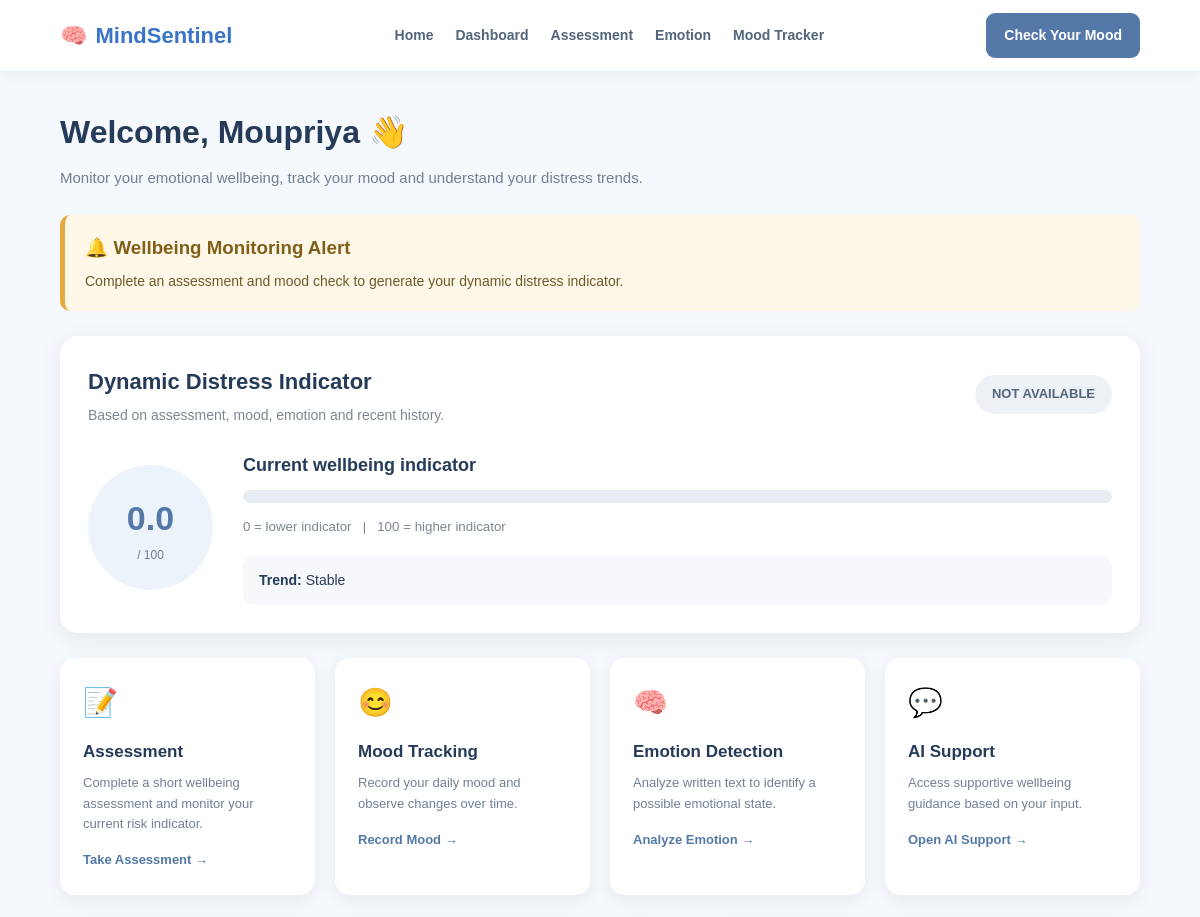
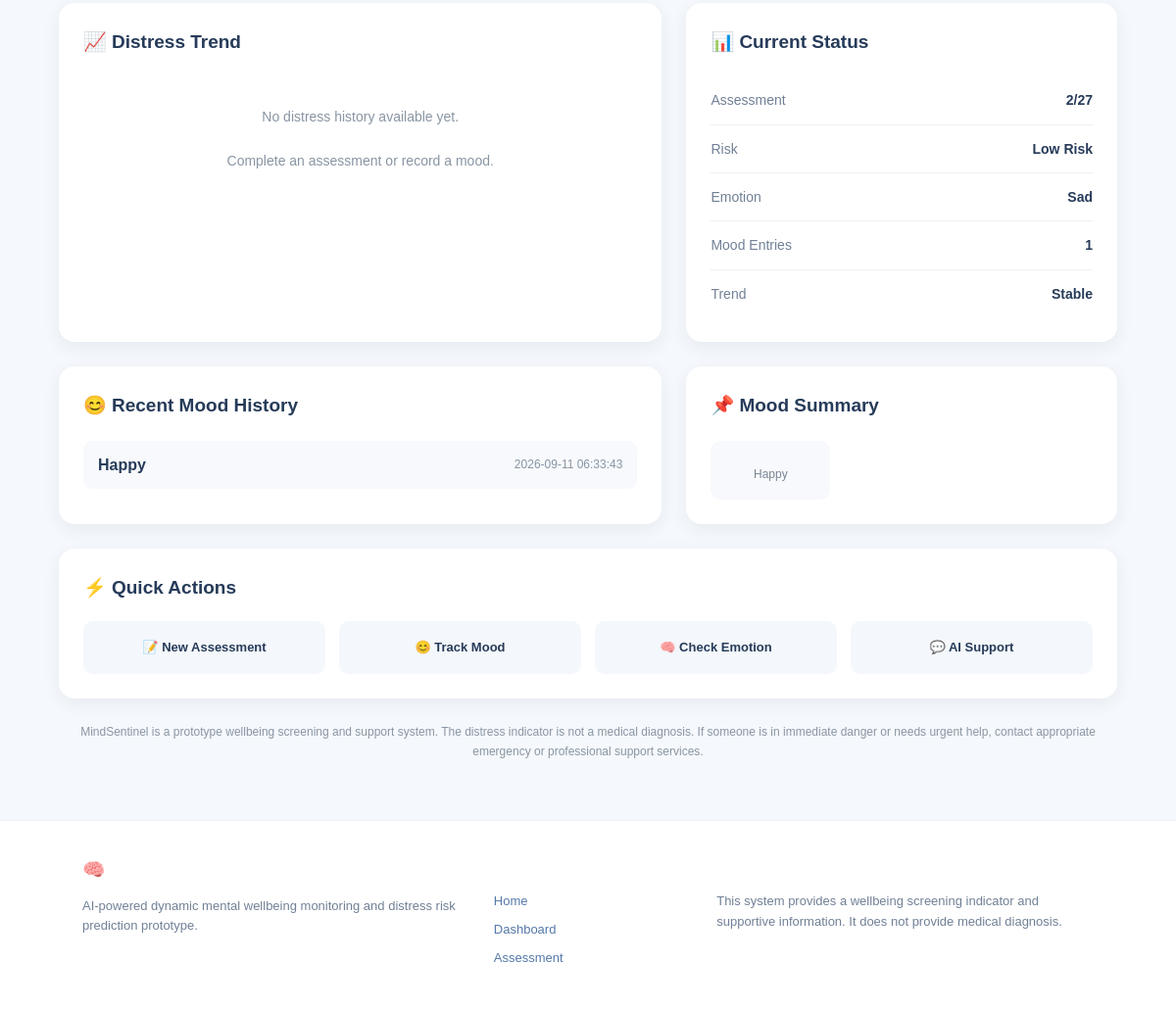
The app's page /dashboard (signed in) with its own data (2 pictures, top to bottom).
### tables this page shows
CREATE TABLE assessments (

            id INTEGER PRIMARY KEY AUTOINCREMENT,

            user_email TEXT NOT NULL,

            score INTEGER NOT NULL,

            risk_level TEXT NOT NULL,

            emotion TEXT NOT NULL,

            created_at
            TIMESTAMP DEFAULT CURRENT_TIMESTAMP

        );

CREATE TABLE emotion_logs (

            id INTEGER PRIMARY KEY AUTOINCREMENT,

            user_email TEXT NOT NULL,

            input_text TEXT NOT NULL,

            detected_emotion TEXT NOT NULL,

            confidence REAL NOT NULL,

            created_at
            TIMESTAMP DEFAULT CURRENT_TIMESTAMP

        );

CREATE TABLE moods (

            id INTEGER PRIMARY KEY AUTOINCREMENT,

            user_email TEXT NOT NULL,

            mood TEXT NOT NULL,

            created_at
            TIMESTAMP DEFAULT CURRENT_TIMESTAMP

        );

### app.py (the view, shortened to what this page needs)
@app.route("/dashboard")
def dashboard():
    user_email = session["user_email"]
    user_name = session.get(
        "user_name",
        "User"
    )
    latest_assessment = get_latest_assessment(
        user_email
    )
    score = get_value(
        latest_assessment,
        "score",
        0
    )
    risk = get_value(
        latest_assessment,
        "risk_level",
        "Not Available"
    )
    assessment_emotion = get_value(
        latest_assessment,
        "emotion",
        "Not Available"
    )
    latest_emotion = get_latest_emotion(
        user_email
    )
    emotion = get_value(
        latest_emotion,
        "detected_emotion",
        assessment_emotion
    )
    mood_count = get_mood_count(
        user_email
    )
    recent_moods = get_recent_moods(
        user_email,
        7
    )
    mood_summary = get_mood_summary(
        user_email
    )
    latest_distress = get_latest_distress(
        user_email
    )
    if latest_distress:
        distress_score = get_value(
            latest_distress,
            "distress_score",
            0
        )
        distress_risk = get_value(
            latest_distress,
            "risk_level",
            "LOW"
        )
        distress_trend = get_value(
            latest_distress,
            "trend",
            "Stable"
        )
        early_warning = get_value(
            latest_distress,
            "early_warning",
            "Continue monitoring your wellbeing."
        )
    else:
        distress_score = 0
        distress_risk = "NOT AVAILABLE"
        distress_trend = "Stable"
        early_warning = (
            "Complete an assessment and mood check "
            "to generate your dynamic distress indicator."
        )
    distress_history = get_distress_history(
        user_email,
        10
    )
    ai_conversations = get_ai_conversations(
        user_email
    )
    return render_template(
        "dashboard.html",
        user_name=user_name,
        distress_score=distress_score,
        distress_risk=distress_risk,
        distress_trend=distress_trend,
        early_warning=early_warning,
        score=score,
        risk=risk,
        emotion=emotion,
        mood_count=mood_count,
        distress_history=distress_history,
        recent_moods=recent_moods,
        mood_summary=mood_summary,
        ai_conversations=ai_conversations
    )

### templates/dashboard.html (shortened to what this page needs)
<!DOCTYPE html>
<html lang="en">
<head>
    <link rel="stylesheet"
          href="{{ url_for('static', filename='css/style.css') }}">
</head>
<body>
<header class="navbar">
    <div class="logo">
        🧠
        <span>MindSentinel</span>
    </div>
    <nav class="nav-links">
        <a href="{{ url_for('home') }}">
            Home
        </a>
        <a href="{{ url_for('dashboard') }}">
            Dashboard
        </a>
        <a href="{{ url_for('assessment') }}">
            Assessment
        </a>
        <a href="{{ url_for('emotion') }}">
            Emotion
        </a>
        <a href="{{ url_for('mood_history') }}">
            Mood Tracker
        </a>
    </nav>
    <a href="{{ url_for('assessment') }}"
       class="nav-button">
        Check Your Mood
    </a>
</header>
<main class="dashboard-page">
    <section class="welcome-section">
        <h1>
            Welcome, {{ user_name }} 👋
        </h1>
        <p>
            Monitor your emotional wellbeing,
            track your mood and understand your
            distress trends.
        </p>
    </section>
    {% if distress_score is not none %}
    <section class="warning-box">
        <h3>
            🔔 Wellbeing Monitoring Alert
        </h3>
        <p>
            {{ early_warning }}
        </p>
    </section>
    {% endif %}
    <section class="distress-card">
        <div class="distress-header">
            <div>
                <h2>
                    Dynamic Distress Indicator
                </h2>
                <p>
                    Based on assessment, mood,
                    emotion and recent history.
                </p>
            </div>
            <div class="risk-badge">
                {{ distress_risk }}
            </div>
        </div>
        <div class="score-section">
            <div class="score-circle">
                {% if distress_score is not none %}
                    <strong>
                        {{ "%.1f"|format(distress_score) }}
                    </strong>
                {% else %}
                    <strong>
                        --
                    </strong>
                {% endif %}
                <span>
                    / 100
                </span>
            </div>
            <div class="score-info">
                <h3>
                    Current wellbeing indicator
                </h3>
                <div class="progress-container">
                </div>
                <small>
                    0 = lower indicator &nbsp; | &nbsp;
                    100 = higher indicator
                </small>
                <div class="trend-box">
                    <strong>
                        Trend:
                    </strong>
                    {{ distress_trend }}
                </div>
            </div>
        </div>
    </section>
    <section class="cards-grid">
        <div class="feature-card">
            <div class="feature-icon">
                📝
            </div>
            <h3>
                Assessment
            </h3>
            <p>
                Complete a short wellbeing
                assessment and monitor your
                current risk indicator.
            </p>
            <a href="{{ url_for('assessment') }}">
                Take Assessment →
            </a>
        </div>
        <div class="feature-card">
            <div class="feature-icon">
                😊
            </div>
            <h3>
                Mood Tracking
            </h3>
            <p>
                Record your daily mood and
                observe changes over time.
            </p>
            <a href="{{ url_for('mood') }}">
                Record Mood →
            </a>
        </div>
        <div class="feature-card">
            <div class="feature-icon">
                🧠
            </div>
            <h3>
                Emotion Detection
            </h3>
            <p>
                Analyze written text to identify
                a possible emotional state.
            </p>
            <a href="{{ url_for('emotion') }}">
                Analyze Emotion →
            </a>
        </div>
        <div class="feature-card">
            <div class="feature-icon">
                💬
            </div>
            <h3>
                AI Support
            </h3>
            <p>
                Access supportive wellbeing
                guidance based on your input.
            </p>
            <a href="{{ url_for('ai_support') }}">
                Open AI Support →
            </a>
        </div>
    </section>
    <section class="two-column">
        <div class="panel">
            <h2>
                📈 Distress Trend
            </h2>
            {% if distress_history %}
            <div class="chart">
                {% for item in distress_history %}
                <div class="chart-column">
                    <div
                        class="chart-bar"
                        style="height: {{ item['distress_score'] }}%;"
                    >
                        <span>
                            {{ "%.0f"|format(item['distress_score']) }}
                        </span>
                    </div>
                </div>
                {% endfor %}
            </div>
            <div style="
                display:flex;
                justify-content:space-around;
                margin-top:10px;
            ">
                {% for item in distress_history %}
                <div class="chart-label">
                    {{ loop.index }}
                </div>
                {% endfor %}
            </div>
            {% else %}
            <div class="empty-state">
                No distress history available yet.
                <br><br>
                Complete an assessment
                or record a mood.
            </div>
            {% endif %}
        </div>
        <div class="panel">
            <h2>
                📊 Current Status
            </h2>
            <div class="status-item">
                <span>
                    Assessment
                </span>
                <strong>
                    {% if score is not none %}
                        {{ score }}/27
                    {% else %}
                        Not completed
                    {% endif %}
                </strong>
            </div>
            <div class="status-item">
                <span>
                    Risk
                </span>
                <strong>
                    {{ risk }}
                </strong>
            </div>
            <div class="status-item">
                <span>
                    Emotion
                </span>
                <strong>
                    {{ emotion }}
                </strong>
            </div>
            <div class="status-item">
                <span>
                    Mood Entries
                </span>
                <strong>
                    {{ mood_count }}
                </strong>
            </div>
            <div class="status-item">
                <span>
                    Trend
                </span>
                <strong>
                    {{ distress_trend }}
                </strong>
            </div>
        </div>
    </section>
    <section class="two-column">
        <div class="panel">
            <h2>
                😊 Recent Mood History
            </h2>
            {% if recent_moods %}
            <div class="mood-list">
                {% for mood_item in recent_moods %}
                <div class="mood-item">
                    <span class="mood-name">
                        {{ mood_item['mood'] }}
                    </span>
                    <span class="mood-date">
                        {{ mood_item['created_at'] }}
                    </span>
                </div>
                {% endfor %}
            </div>
            {% endif %}
        </div>
        <div class="panel">
            <h2>
                📌 Mood Summary
            </h2>
            {% if mood_summary %}
            <div class="summary-grid">
                {% for item in mood_summary %}
                <div class="summary-item">
                    <span>
                        {{ item['mood'] }}
                    </span>
                </div>
                {% endfor %}
            </div>
            {% else %}
            <div class="empty-state">
                Mood summary will appear
                after you record moods.
            </div>
            {% endif %}
        </div>
    </section>
    <section class="quick-actions">
        <h2>
            ⚡ Quick Actions
        </h2>
        <div class="action-grid">
            <a class="action"
               href="{{ url_for('assessment') }}">
                📝 New Assessment
            </a>
            <a class="action"
               href="{{ url_for('mood') }}">
                😊 Track Mood
            </a>
            <a class="action"
               href="{{ url_for('emotion') }}">
                🧠 Check Emotion
            </a>
            <a class="action"
               href="{{ url_for('ai_support') }}">
                💬 AI Support
            </a>
        </div>
    </section>
    <div class="disclaimer">
        MindSentinel is a prototype wellbeing screening
        and support system. The distress indicator is not
        a medical diagnosis. If someone is in immediate
        danger or needs urgent help, contact appropriate
        emergency or professional support services.
    </div>
</main>
<footer class="footer">
    <div>
        <h3>
            🧠 MindSentinel
        </h3>
        <p>
            AI-powered dynamic mental wellbeing
            monitoring and distress risk prediction
            prototype.
        </p>
    </div>
    <div>
        <h4>
        </h4>
        <a href="{{ url_for('home') }}">
            Home
        </a>
        <a href="{{ url_for('dashboard') }}">
            Dashboard
        </a>
        <a href="{{ url_for('assessment') }}">
            Assessment
        </a>
    </div>
    <div>
        <h4>
        </h4>
        <p>
            This system provides a wellbeing
            screening indicator and supportive
            information. It does not provide
            medical diagnosis.
        </p>
    </div>
</footer>
</body>
</html>

### records on screen
assessments: risk_level "Low Risk"
emotion_logs: detected_emotion "Sad"
moods: mood "Happy", created_at "2026-09-11 06:33:43"

### other values on screen
{{ user_name }} "Moupriya"
{{ early_warning }} "Complete an assessment and mood check to generate your dynamic distress indicator."
{{ distress_risk }} "NOT AVAILABLE"
{{ "%.1f"|format(distress_score) }} "0.0"
{{ distress_trend }} "Stable"
{{ score }} "2"
{{ mood_count }} "1"
{{ item['mood'] }} "Happy"
